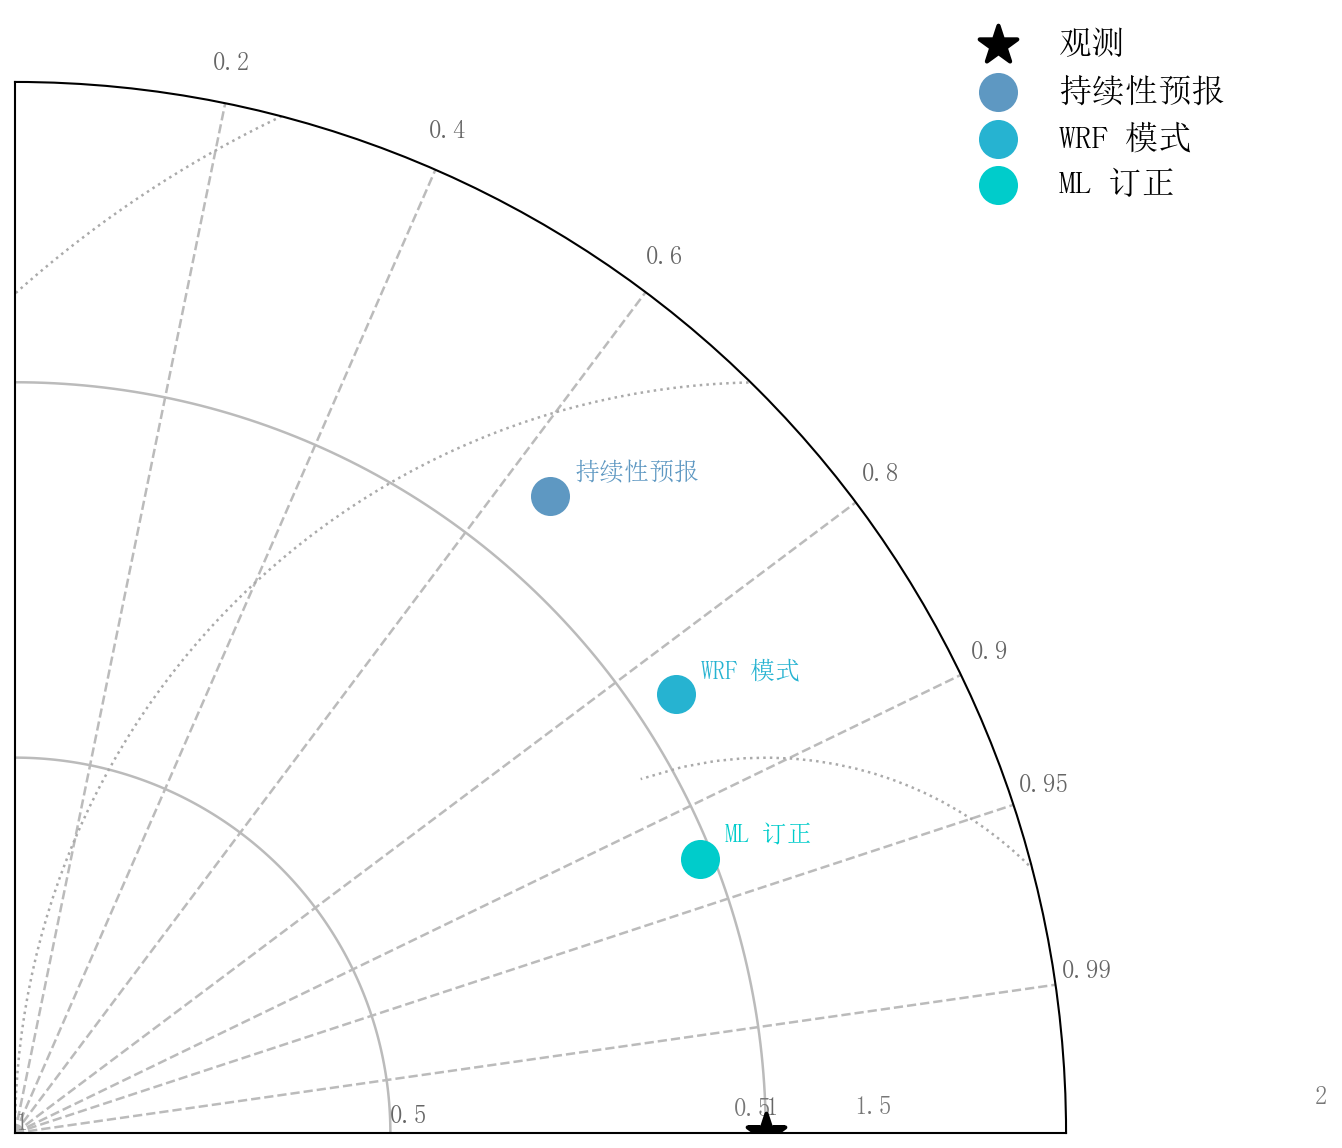

Source code (Python):
"""
27_taylor.py — 泰勒图

展示 plot_taylor()：三种降水预报模型的综合评估。
场景：气象模型对比（观测站点数据 500 天）。
"""

import numpy as np
import sciplot as sp

np.random.seed(42)

# ── 数据生成 ──────────────────────────────────────────────────
rng = np.random.default_rng(42)
n = 500
obs = rng.normal(5, 2.0, n)  # 日降水量 (mm)

pred_persist = 0.72 * obs + rng.normal(0, 1.6, n)   # 持续性预报
pred_wrf = 0.85 * obs + rng.normal(0, 1.1, n)       # WRF 模式
pred_ml = 0.93 * obs + rng.normal(0, 0.7, n)        # 机器学习订正

models = {
    "持续性预报": pred_persist,
    "WRF 模式": pred_wrf,
    "ML 订正": pred_ml,
}

# ── 绘图 ──────────────────────────────────────────────────────
sp.setup_style("ieee", "ocean", lang="zh")

fig, ax = sp.plot_taylor(
    obs,
    models,
    obs_name="观测",
)

# ── 保存 ──────────────────────────────────────────────────────
sp.save(fig, "showcase/27_taylor", formats=("png",), dpi=300)
